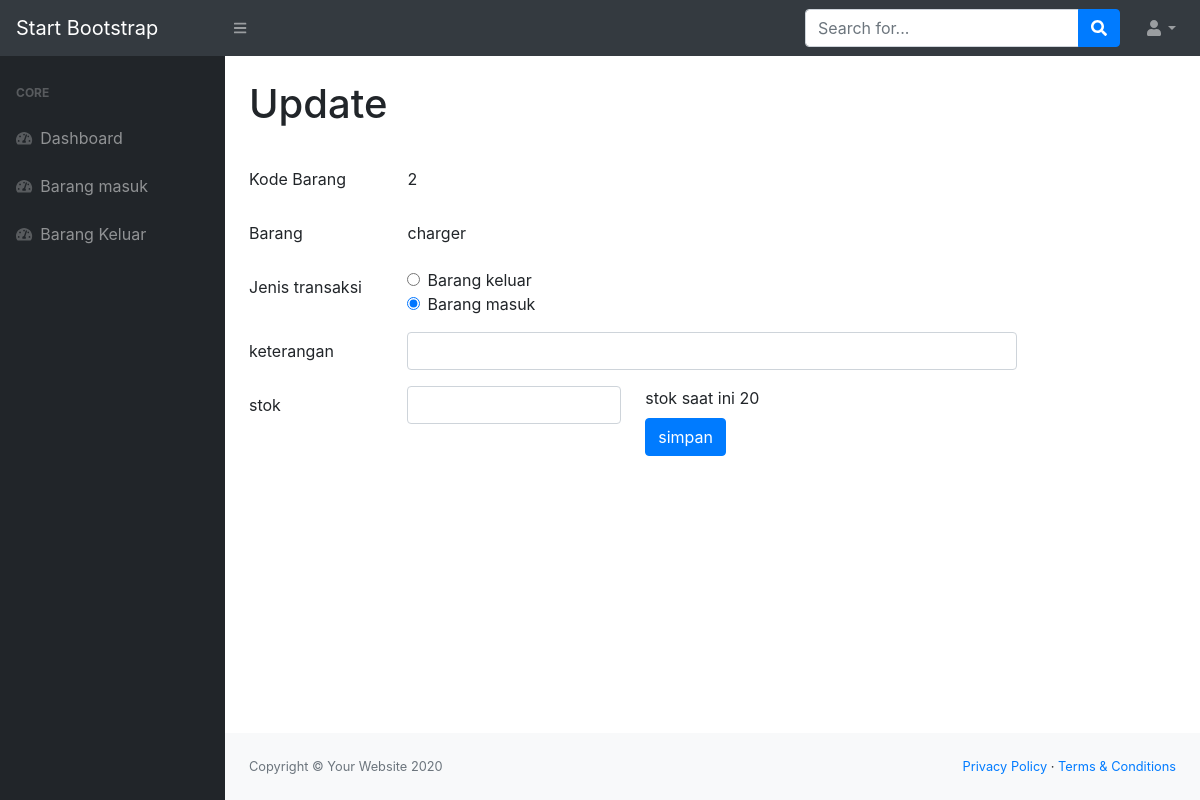
The app's page /update.php?id=2 with its own data.
### tables this page shows
CREATE TABLE `stock` (
  `id_barang` int(10) NOT NULL,
  `nama_barang` varchar(30) NOT NULL,
  `deskripsi` varchar(100) NOT NULL,
  `stok` int(10) NOT NULL
);

### update.php (the view, shortened to what this page needs)
<?php
include 'config.php';
$id = $_GET['id'];
$result = $conn->query("SELECT * FROM stock WHERE id_barang=$id");
$row = $result->fetch_assoc();
?>
<!DOCTYPE html>
<html lang="en">
    <head>
        <link href="css/styles.css" rel="stylesheet" />
        <link href="https://cdn.datatables.net/1.10.20/css/dataTables.bootstrap4.min.css" rel="stylesheet" />
    </head>
    <body class="sb-nav-fixed">
        <nav class="sb-topnav navbar navbar-expand navbar-dark bg-dark">
            <a class="navbar-brand" href="index.html">Start Bootstrap</a>
            <button class="btn btn-link btn-sm order-1 order-lg-0" id="sidebarToggle" href="#"><i class="fas fa-bars"></i></button>
            <form class="d-none d-md-inline-block form-inline ml-auto mr-0 mr-md-3 my-2 my-md-0">
                <div class="input-group">
                    <input class="form-control" type="text" placeholder="Search for..." aria-label="Search" aria-describedby="basic-addon2" />
                    <div class="input-group-append">
                        <button class="btn btn-primary" type="button"><i class="fas fa-search"></i></button>
                    </div>
                </div>
            </form>
            <ul class="navbar-nav ml-auto ml-md-0">
                <li class="nav-item dropdown">
                    <a class="nav-link dropdown-toggle" id="userDropdown" href="#" role="button" data-toggle="dropdown" aria-haspopup="true" aria-expanded="false"><i class="fas fa-user fa-fw"></i></a>
                </li>
            </ul>
        </nav>
        <div id="layoutSidenav">
            <div id="layoutSidenav_nav">
                <nav class="sb-sidenav accordion sb-sidenav-dark" id="sidenavAccordion">
                    <div class="sb-sidenav-menu">
                        <div class="nav">
                            <div class="sb-sidenav-menu-heading">Core</div>
                            <a class="nav-link" href="index.php">
                                <div class="sb-nav-link-icon"><i class="fas fa-tachometer-alt"></i></div>
                                Dashboard
                            </a>
                            <a class="nav-link" href="masuk.php">
                                <div class="sb-nav-link-icon"><i class="fas fa-tachometer-alt"></i></div>
                                Barang masuk
                            </a>
                            <a class="nav-link" href="keluar.php">
                                <div class="sb-nav-link-icon"><i class="fas fa-tachometer-alt"></i></div>
                                Barang Keluar
                            </a>
                    </div>
                </nav>
            </div>
            <div id="layoutSidenav_content">
                <main>
                    <div class="container-fluid">
                        <h1 class="mt-4">Update </h1><br>
                        <form method="POST" action="tambah_stok.php">
                          <div class="form-group row">
                            <label for="staticEmail" class="col-sm-2 col-form-label">Kode Barang </label>
                            <div class="col-sm-8">
                              <input type="text" readonly class="form-control-plaintext" name="id" id="id" value="<?php echo $row['id_barang']; ?>" >
                            </div>
                          </div>
                          <div class="form-group row">
                            <label for="staticEmail" class="col-sm-2 col-form-label">Barang </label>
                            <div class="col-sm-8">
                              <input type="text" readonly class="form-control-plaintext" name ="nama_barang" id="nama_barang" value="<?php echo $row['nama_barang']; ?>" >
                            </div>
                          </div>
                          <div class="form-group row">
                            <label for="staticEmail" class="col-sm-2 col-form-label">Jenis transaksi</label>
                            <div class="col-sm-8">
                            <div class="form-check">
                              <input class="form-check-input" type="radio" name="pilihan" id="keluar" value="keluar">
                              <label class="form-check-label" for="flexRadioDefault1">
                               Barang keluar
                              </label>
                            </div>
                            <div class="form-check">
                              <input class="form-check-input" type="radio" name="pilihan" id="masuk" value="masuk" checked>
                              <label class="form-check-label" for="flexRadioDefault2">
                                Barang masuk
                              </label>
                            </div>
                            </div>
                          </div>
                          <div class="form-group row">
                            <label for="staticEmail" class="col-sm-2 col-form-label">keterangan </label>
                            <div class="col-sm-8">
                            <input type="text" class="form-control" id="keterangan" name="keterangan" value="">
                            </div>
                          </div>
                          <div class="form-group row">
                            <label for="inputPassword" class="col-sm-2 col-form-label">stok</label>
                            <div class="col-sm-3">
                              <input type="text" class="form-control" id="stok" name="stok" value="">
                            </div>
                            <div class="col-sm-2">
                                <label for="">stok saat ini <?php echo $row['stok']; ?></label>
                                <button class="btn btn-primary"name="simpan" type="submit">simpan</button></div>
                          </div>
                        </form>
                    </div>
                </main>
                <footer class="py-4 bg-light mt-auto">
                    <div class="container-fluid">
                        <div class="d-flex align-items-center justify-content-between small">
                            <div class="text-muted">Copyright &copy; Your Website 2020</div>
                            <div>
                                <a href="#">Privacy Policy</a>
                                &middot;
                                <a href="#">Terms &amp; Conditions</a>
                            </div>
                        </div>
                    </div>
                </footer>
            </div>
        </div>
    </body>
</html>

### records on screen
stock: id "2", nama_barang "charger", stok "20"
